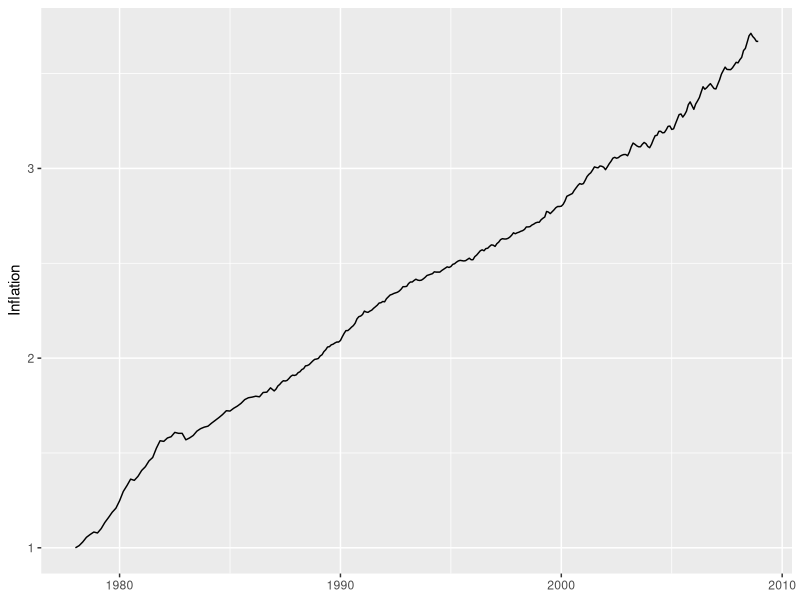
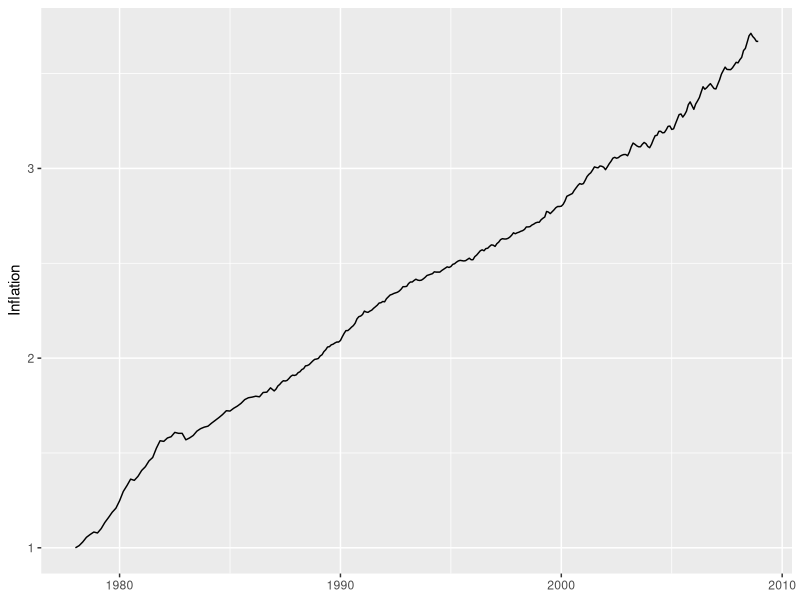

Source code (R) for these figures, in order:
library(ggplot2)
# Inflation ------------------------------------------------------

cpi <- read.csv("cpi-west.csv")
cpi <- rbind(cpi, 
  data.frame(year = 2008, month = 11, cpi = cpi$cpi[nrow(cpi)]))
cpi$ratio <- cpi$cpi[nrow(cpi)] / cpi$cpi


qplot(year + month / 12, cpi / cpi[1], data = cpi, geom = "line", ylab = "Inflation") + xlab(NULL)
ggsave(file = "beautiful-data/graphics/daily-cpi.pdf", width = 8, height = 4)

